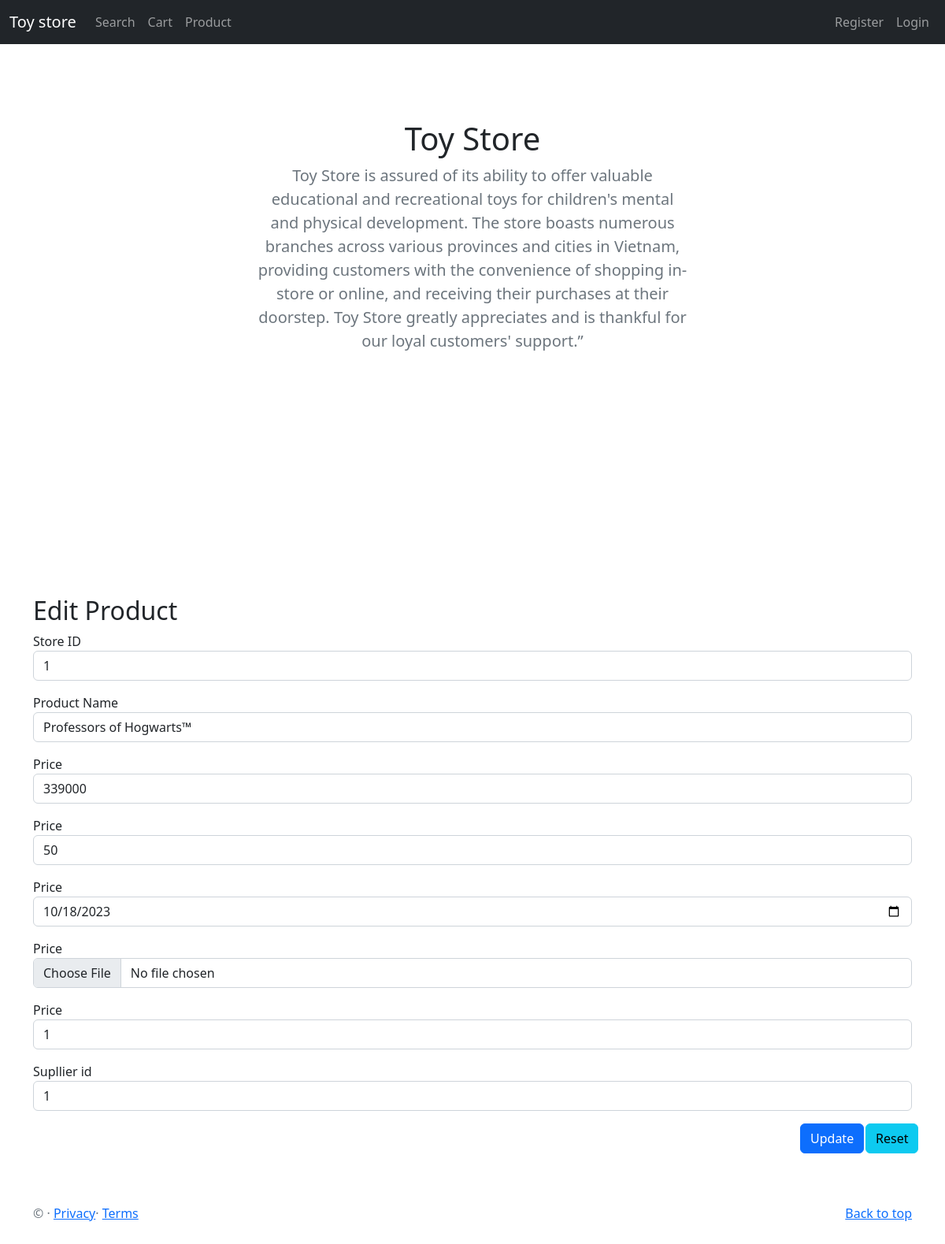
The app's page /update.php?proid=1 with its own data.
### tables this page shows
CREATE TABLE `product` (
  `proid` int(11) NOT NULL,
  `stoid` int(11) NOT NULL,
  `name` varchar(50) NOT NULL,
  `price` decimal(10,0) NOT NULL,
  `quantity` int(11) NOT NULL,
  `image` varchar(100) DEFAULT NULL,
  `dob` date NOT NULL,
  `emid` int(20) NOT NULL,
  `supid` int(20) NOT NULL
);

### update.php (the view, shortened to what this page needs)
<?php
require_once('header.php');
$c = new Connect();
$dblink = $c->connectToMySQL();
$product_id = $_GET['proid'];
$sql = "SELECT * FROM `product` WHERE `proid` = $product_id";
$result = $dblink->query($sql);
$row = $result->fetch_assoc();
?>
<div class="container">
    <h2>Edit Product</h2>
    <form action="#" class="form form-vertical" name="formedit" role="form" method="post">
        <div class="row mb-3">
            <div class="col-12">
                <div class="form-group">
                    <label for="stoid" class="col-sm-2"> Store ID</label>
                    <input id="stoid" type="text" name="stoid" class="form-control" value="<?= $row['stoid'] ?>">
                </div>
            </div>
        </div>
        <div class="row mb-3">
            <div class="col-12">
                <div class="form-group">
                    <label for="name" class="col-sm-2"> Product Name</label>
                    <input id="name" type="text" name="name" class="form-control" value="<?= $row['name'] ?>">
                </div>
            </div>
        </div>
        <div class="row mb-3">
            <div class="col-12">
                <div class="form-group">
                    <label for="price" class="col-sm-2"> Price</label>
                    <input type="text" name="price" id="price" class="form-control" value="<?= $row['price'] ?>">
                </div>
            </div>
        </div>
        <div class="row mb-3">
            <div class="col-12">
                <div class="form-group">
                    <label for="quantity" class="col-sm-2"> Price</label>
                    <input type="text" name="quantity" id="quantity" class="form-control" value="<?= $row['quantity'] ?>">
                </div>
            </div>
        </div>
        <div class="row mb-3">
            <div class="col-12">
                <div class="form-group">
                    <label for="date" class="col-sm-2"> Price</label>
                    <input type="date" name="dob" id="dob" class="form-control" value="<?= $row['dob'] ?>">
                </div>
            </div>
        </div><div class="row mb-3">
            <div class="col-12">
                <div class="form-group">
                    <label for="image" class="col-sm-2"> Price</label>
                    <input type="file" name="image" id="image" class="form-control" value="<?= $row['image'] ?>">
                </div>
            </div>
        </div><div class="row mb-3">
            <div class="col-12">
                <div class="form-group">
                    <label for="emid" class="col-sm-2"> Price</label>
                    <input type="text" name="emid" id="emid" class="form-control" value="<?= $row['emid'] ?>">
                </div>
            </div>
        </div>
        <div class="row mb-3">
            <div class="col-12">
                <div class="form-group">
                    <label for="supid" class="col-sm-2"> Supllier id</label>
                    <input type="text" name="supid" id="supid" class="form-control" value="<?= $row['supid'] ?>">
                </div>
            </div>
        </div>
        <div class="row mb-3">
            <div class="col-2 ms-auto row">
                <div class="col-6 d-grid mx-auto">
                    <button type="submit" name="update" class="btn btn-primary">Update</button>
                </div>
                <div class="col-6 d-grid mx-auto">
                    <button type="reset" name="btnReset" class="btn btn-info">Reset</button>
                </div>
            </div>
        </div>
    </form>
</div>
<?php
require_once('footer.php');
?>

### records on screen
product: stoid "1", name "Professors of Hogwarts™", price "339000", quantity "50", dob "10/18/2023", emid "1", supid "1"
